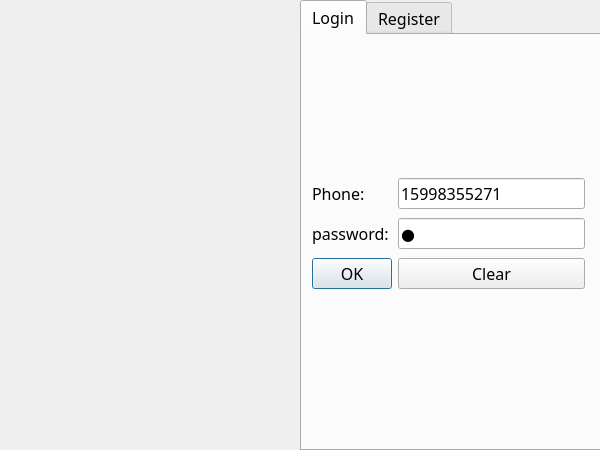
<?xml version="1.0" encoding="UTF-8"?>
<ui version="4.0">
 <class>LoginDialog</class>
 <widget class="QDialog" name="LoginDialog">
  <property name="geometry">
   <rect>
    <x>0</x>
    <y>0</y>
    <width>600</width>
    <height>450</height>
   </rect>
  </property>
  <property name="windowTitle">
   <string>Dialog</string>
  </property>
  <widget class="QLabel" name="lb_icon">
   <property name="geometry">
    <rect>
     <x>0</x>
     <y>0</y>
     <width>300</width>
     <height>450</height>
    </rect>
   </property>
   <property name="text">
    <string/>
   </property>
   <property name="pixmap">
    <pixmap resource="resource.qrc">:/images/register.png</pixmap>
   </property>
   <property name="scaledContents">
    <bool>true</bool>
   </property>
  </widget>
  <widget class="QTabWidget" name="tb_page">
   <property name="geometry">
    <rect>
     <x>300</x>
     <y>0</y>
     <width>301</width>
     <height>451</height>
    </rect>
   </property>
   <property name="font">
    <font>
     <family>微软雅黑</family>
     <pointsize>12</pointsize>
    </font>
   </property>
   <property name="currentIndex">
    <number>0</number>
   </property>
   <widget class="QWidget" name="page_login">
    <attribute name="title">
     <string>Login</string>
    </attribute>
    <widget class="QWidget" name="layoutWidget_2">
     <property name="geometry">
      <rect>
       <x>10</x>
       <y>140</y>
       <width>273</width>
       <height>118</height>
      </rect>
     </property>
     <layout class="QGridLayout" name="Login">
      <item row="0" column="0">
       <widget class="QLabel" name="lb_tel">
        <property name="text">
         <string>Phone:</string>
        </property>
       </widget>
      </item>
      <item row="0" column="1">
       <widget class="QLineEdit" name="le_tel">
        <property name="text">
         <string>15998355271</string>
        </property>
       </widget>
      </item>
      <item row="1" column="0">
       <widget class="QLabel" name="lb_password">
        <property name="text">
         <string>password:</string>
        </property>
       </widget>
      </item>
      <item row="1" column="1">
       <widget class="QLineEdit" name="le_password">
        <property name="text">
         <string>1</string>
        </property>
        <property name="echoMode">
         <enum>QLineEdit::Password</enum>
        </property>
       </widget>
      </item>
      <item row="2" column="0">
       <widget class="QPushButton" name="pb_commit">
        <property name="text">
         <string>OK</string>
        </property>
       </widget>
      </item>
      <item row="2" column="1">
       <widget class="QPushButton" name="pb_clear">
        <property name="text">
         <string>Clear</string>
        </property>
       </widget>
      </item>
     </layout>
    </widget>
   </widget>
   <widget class="QWidget" name="page_register">
    <attribute name="title">
     <string>Register</string>
    </attribute>
    <widget class="QWidget" name="">
     <property name="geometry">
      <rect>
       <x>0</x>
       <y>120</y>
       <width>291</width>
       <height>158</height>
      </rect>
     </property>
     <layout class="QGridLayout" name="Register">
      <item row="0" column="0">
       <widget class="QLabel" name="lb_name_register">
        <property name="text">
         <string>name</string>
        </property>
       </widget>
      </item>
      <item row="0" column="1">
       <widget class="QLineEdit" name="le_name_register">
        <property name="text">
         <string>1</string>
        </property>
       </widget>
      </item>
      <item row="1" column="0">
       <widget class="QLabel" name="lb_tel_register">
        <property name="text">
         <string>Phone:</string>
        </property>
       </widget>
      </item>
      <item row="1" column="1">
       <widget class="QLineEdit" name="le_tel_register">
        <property name="text">
         <string>15998355271</string>
        </property>
       </widget>
      </item>
      <item row="2" column="0">
       <widget class="QLabel" name="lb_password_register">
        <property name="text">
         <string>password:</string>
        </property>
       </widget>
      </item>
      <item row="2" column="1">
       <widget class="QLineEdit" name="le_password_register">
        <property name="toolTip">
         <string>&lt;html&gt;&lt;head/&gt;&lt;body&gt;&lt;p&gt;只能是数字、字母、下划线&lt;/p&gt;&lt;/body&gt;&lt;/html&gt;</string>
        </property>
        <property name="text">
         <string>1</string>
        </property>
        <property name="echoMode">
         <enum>QLineEdit::Password</enum>
        </property>
       </widget>
      </item>
      <item row="3" column="0">
       <widget class="QPushButton" name="pb_commit_register">
        <property name="text">
         <string>OK</string>
        </property>
       </widget>
      </item>
      <item row="3" column="1">
       <widget class="QPushButton" name="pb_clear_register">
        <property name="text">
         <string>Cancal</string>
        </property>
       </widget>
      </item>
     </layout>
    </widget>
   </widget>
  </widget>
 </widget>
 <resources>
  <include location="resource.qrc"/>
 </resources>
 <connections/>
</ui>
